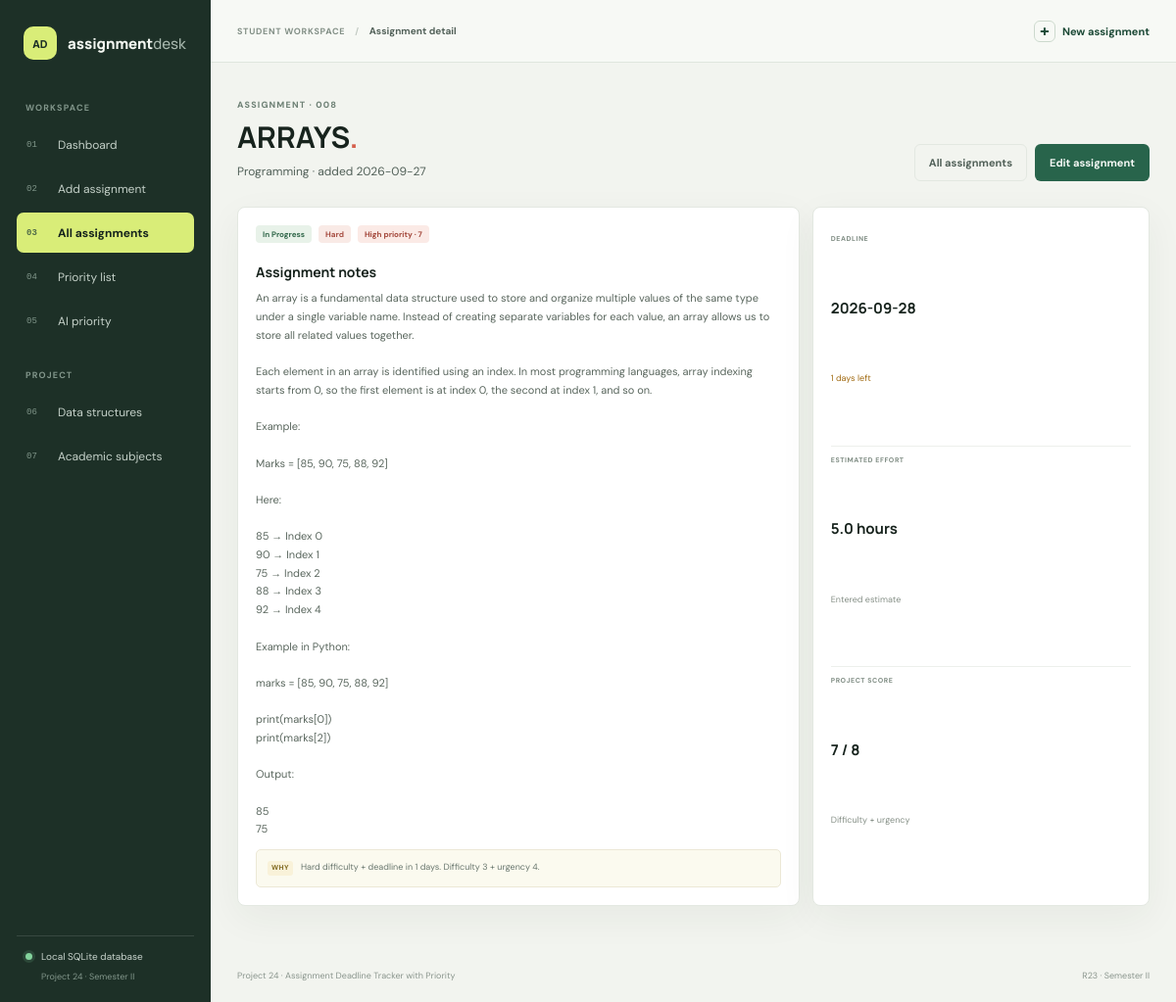
Screenshot of /assignments/8 with the database file from the repository.
### tables this page shows
CREATE TABLE assignments (
                id INTEGER PRIMARY KEY AUTOINCREMENT,
                name TEXT NOT NULL,
                subject TEXT NOT NULL,
                description TEXT NOT NULL DEFAULT '',
                difficulty TEXT NOT NULL CHECK (difficulty IN ('Easy', 'Medium', 'Hard')),
                deadline TEXT NOT NULL,
                estimated_hours REAL NOT NULL CHECK (estimated_hours > 0),
                status TEXT NOT NULL CHECK (status IN ('Pending', 'In Progress', 'Completed')),
                created_at TEXT NOT NULL
            );

### app.py (the view)
@app.get("/assignments/<int:assignment_id>")
def view_assignment(assignment_id):
    assignment = get_assignment(assignment_id)
    if not assignment:
        flash("That assignment no longer exists.", "error")
        return redirect(url_for("assignments"))
    item = annotate_assignments([assignment])[0]
    return render_template("assignment_detail.html", assignment=item)

### app.py (called while the page is built)
@app.context_processor
def inject_navigation_data():
    return {"subjects": SUBJECTS}

### database.py (called while the page is built)
def get_connection():
    DATABASE_PATH.parent.mkdir(parents=True, exist_ok=True)
    connection = sqlite3.connect(DATABASE_PATH)
    connection.row_factory = sqlite3.Row
    connection.execute("PRAGMA foreign_keys = ON")
    return connection

def get_assignment(assignment_id):
    with get_connection() as connection:
        row = connection.execute(
            "SELECT * FROM assignments WHERE id = ?", (assignment_id,)
        ).fetchone()
    return dict(row) if row else None

### priority.py (called while the page is built)
def remaining_days(deadline, today=None):
    current_date = today or date.today()
    due_date = date.fromisoformat(deadline) if isinstance(deadline, str) else deadline
    return (due_date - current_date).days

def urgency_score(days_left):
    if days_left <= 0:
        return 5
    if days_left <= 2:
        return 4
    if days_left <= 5:
        return 3
    if days_left <= 7:
        return 2
    return 1

def enrich_assignment(assignment, today=None):
    item = dict(assignment)
    days_left = remaining_days(item["deadline"], today)
    difficulty_score = DIFFICULTY_SCORES[item["difficulty"]]
    urgency = urgency_score(days_left)
    score = difficulty_score + urgency
    item.update(
        remaining_days=days_left,
        difficulty_score=difficulty_score,
        urgency_score=urgency,
        priority_score=score,
        priority_level="High" if score >= 6 else "Medium" if score >= 4 else "Low",
        priority_reason=f"{item['difficulty']} difficulty + "
        f"{'overdue or due today' if days_left <= 0 else 'deadline in ' + str(days_left) + ' days'}.",
    )
    return item

def annotate_assignments(assignments, today=None):
    return [enrich_assignment(item, today) for item in assignments]

### templates/assignment_detail.html
{% extends 'base.html' %}
{% block title %}{{ assignment.name }}{% endblock %}{% block eyebrow %}Assignment detail{% endblock %}
{% block content %}
<div class="page-heading heading-row"><div><p class="eyebrow">ASSIGNMENT · {{ '%03d'|format(assignment.id) }}</p><h1>{{ assignment.name }}<span class="heading-period">.</span></h1><p class="page-intro">{{ assignment.subject }} · added {{ assignment.created_at[:10] }}</p></div><div class="heading-actions"><a class="button button-quiet" href="{{ url_for('assignments') }}">All assignments</a><a class="button button-primary" href="{{ url_for('edit_assignment', assignment_id=assignment.id) }}">Edit assignment</a></div></div>
<div class="detail-grid"><section class="panel detail-main"><div class="detail-badges"><span class="status-badge status-{{ assignment.status|lower|replace(' ', '-') }}">{{ assignment.status }}</span><span class="difficulty difficulty-{{ assignment.difficulty|lower }}">{{ assignment.difficulty }}</span><span class="priority-badge priority-{{ assignment.priority_level|lower }}">{{ assignment.priority_level }} priority · {{ assignment.priority_score }}</span></div><h2>Assignment notes</h2><p class="detail-description">{{ assignment.description or 'No description added yet.' }}</p><div class="detail-reason"><span class="reason-mark">WHY</span><span>{{ assignment.priority_reason }} Difficulty {{ assignment.difficulty_score }} + urgency {{ assignment.urgency_score }}.</span></div></section><section class="panel detail-facts"><div class="detail-fact"><small>DEADLINE</small><strong>{{ assignment.deadline }}</strong><span class="{% if assignment.remaining_days < 0 and assignment.status != 'Completed' %}text-danger{% elif assignment.remaining_days <= 2 and assignment.status != 'Completed' %}text-warning{% endif %}">{% if assignment.remaining_days < 0 %}{{ assignment.remaining_days|abs }} days overdue{% elif assignment.remaining_days == 0 %}Due today{% else %}{{ assignment.remaining_days }} days left{% endif %}</span></div><div class="detail-fact"><small>ESTIMATED EFFORT</small><strong>{{ assignment.estimated_hours|round(2) }} hours</strong><span>Entered estimate</span></div><div class="detail-fact"><small>PROJECT SCORE</small><strong>{{ assignment.priority_score }} / 8</strong><span>Difficulty + urgency</span></div></section></div>
{% endblock %}

### static/css/style.css (style rules this page uses)
:root { color-scheme: light; --paper: #f2f4ef; --surface: #ffffff; --surface-soft: #f8faf6; --ink: #17231d; --ink-soft: #526159; --muted: #839087; --line: #e3e8e1; --green: #28644b; --green-dark: #1c4936; --green-pale: #e6f1e9; --lime: #d9ed78; --coral: #d55f4c; --coral-pale: #fcebe6; --yellow: #f3d66a; --shadow: 0 12px 38px rgba(31, 54, 40, .055); font-family: "DM Sans", "Segoe UI", sans-serif; font-synthesis: none; text-rendering: optimizeLegibility; -webkit-font-smoothing: antialiased; }
* { box-sizing: border-box; }
body { margin: 0; color: var(--ink); background: var(--paper); font-size: 14px; }
a { color: inherit; text-decoration: none; }
button, a, select { -webkit-tap-highlight-color: transparent; }
.page-heading { margin: 0 0 26px; }
.heading-row { display: flex; align-items: flex-end; justify-content: space-between; gap: 20px; }
.eyebrow { margin: 0 0 9px; color: #6e8175; font-size: 9px; font-weight: 800; letter-spacing: 1.15px; }
h1, h2, h3, p { margin-top: 0; }
h1, h2, h3 { font-family: Manrope, "Segoe UI", sans-serif; letter-spacing: 0; }
h1 { margin: 0; font-size: 30px; font-weight: 700; line-height: 1.19; }
.heading-period { color: var(--coral); }
.page-intro { margin: 8px 0 0; color: var(--ink-soft); font-size: 12px; line-height: 1.65; }
.button { display: inline-flex; min-height: 38px; align-items: center; justify-content: center; gap: 9px; padding: 0 14px; border: 1px solid transparent; border-radius: 6px; cursor: pointer; font-size: 11px; font-weight: 700; transition: transform .16s ease, background .16s ease, border-color .16s ease; }
.button-primary { color: #f7faf7; background: var(--green); }
.button-quiet { border-color: var(--line); color: var(--ink-soft); background: transparent; }
.heading-actions { display: flex; gap: 8px; }
.panel, .stat-card, .concept-panel, .subject-card, .ai-card, .priority-card { border: 1px solid var(--line); border-radius: 8px; background: var(--surface); box-shadow: var(--shadow); }
.panel { min-width: 0; padding: 18px; }
.text-warning { color: #a16b13 !important; }
.difficulty, .status-badge, .priority-badge { display: inline-flex; align-items: center; gap: 5px; padding: 4px 7px; border-radius: 4px; font-size: 8px; font-weight: 700; }
.difficulty-hard { color: #a74e43; background: #f9eae6; }
.status-in-progress { color: #32684b; background: #e8f2e9; }
.priority-high { color: #a4483c; background: #fbeae6; }
.priority-reason, .detail-reason { display: flex; align-items: flex-start; gap: 8px; color: #69776e; font-size: 9px; line-height: 1.5; }
.reason-mark { flex: 0 0 auto; padding: 2px 4px; border-radius: 3px; color: #826b22; background: #f9f2d9; font-size: 7px; font-weight: 800; letter-spacing: .4px; }
.detail-grid { display: grid; grid-template-columns: 1.25fr .75fr; gap: 13px; }
.detail-main h2 { margin: 20px 0 8px; font-size: 14px; }
.detail-badges { display: flex; flex-wrap: wrap; gap: 7px; }
.detail-description { min-height: 48px; color: #59665d; font-size: 11px; line-height: 1.7; white-space: pre-wrap; }
.detail-reason { padding: 11px; border: 1px solid #ece8d6; border-radius: 5px; background: #fbfaef; }
.detail-facts { display: grid; }
.detail-fact { display: grid; gap: 6px; padding: 9px 0 13px; border-bottom: 1px solid #edf0ec; }
.detail-fact:last-child { border-bottom: 0; }
.detail-fact small { color: var(--muted); font-size: 7px; font-weight: 800; letter-spacing: .55px; }
.detail-fact strong { font-family: Manrope, sans-serif; font-size: 15px; }
.detail-fact > span { color: #869087; font-size: 9px; }

### rows the page displays
assignments: id "008", name "ARRAYS", subject "Programming", created_at "2026-09-27", status "In Progress", difficulty "Hard", description "An array is a fundamental data structure used to store and organize multiple values of the same type under a single variable name. Instead of creating separate variables for each value, an array allows us to store all related values together. Each element in an array is identified using an index. In most programming languages, array indexing starts from 0, so the first element is at index 0, the second at index 1, and so on. Example: Marks = [85, 90, 75, 88, 92] Here: 85 → Index 0 90 → Index 1 75 → Index 2 88 → Index 3 92 → Index 4 Example in Python: marks = [85, 90, 75, 88, 92] print(marks[0]) print(marks[2]) Output: 85 75", deadline "2026-09-28", estimated_hours "5.0"

### other values shown
{{ assignment.priority_level }} "High"
{{ assignment.priority_score }} "7"
{{ assignment.priority_reason }} "Hard difficulty + deadline in 1 days."
{{ assignment.difficulty_score }} "3"
{{ assignment.urgency_score }} "4"
{{ assignment.remaining_days }} "1"
